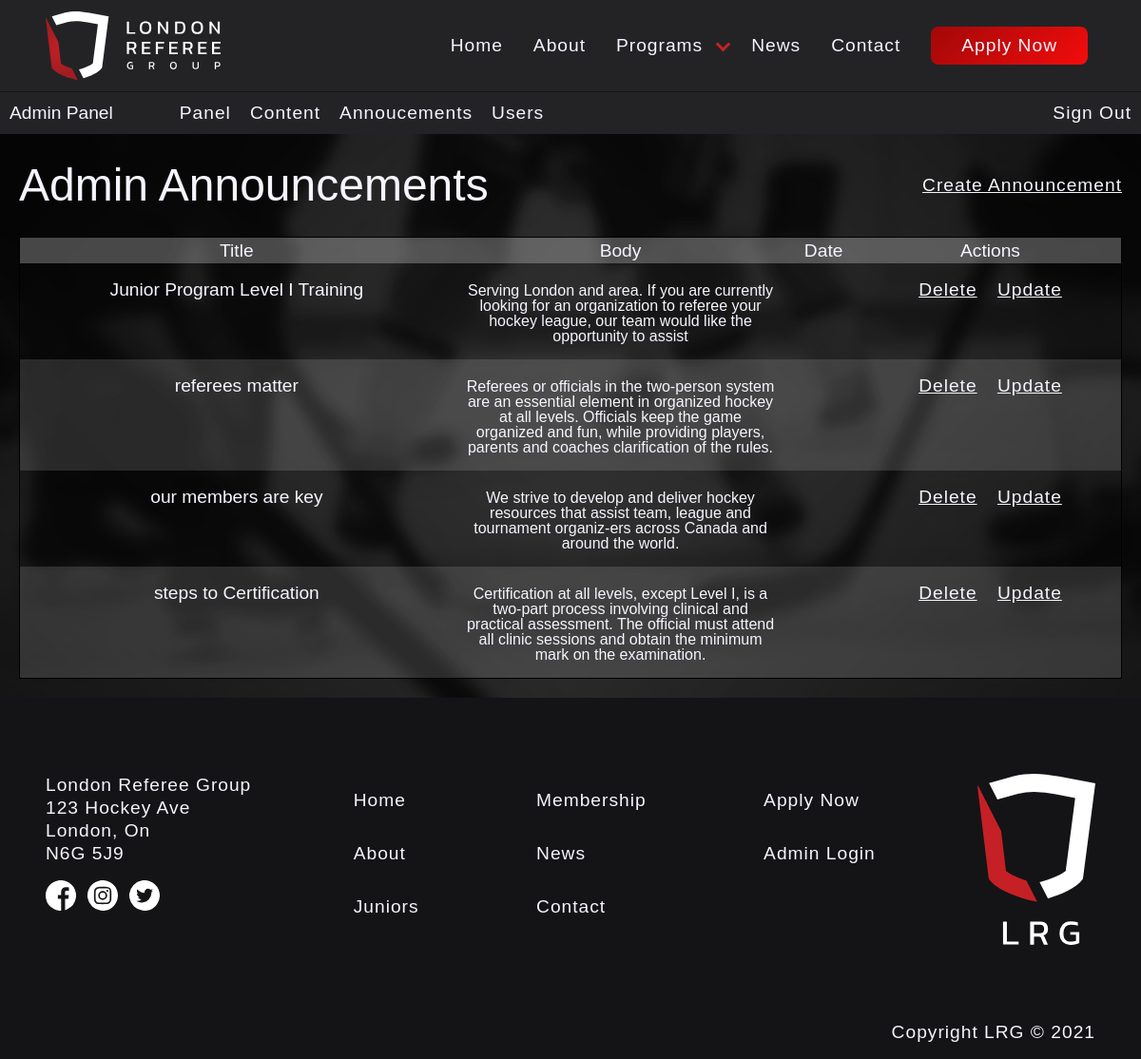
The page /admin/announcements/admin_announcements.php (signed in) on the database its author committed.
### tables this page shows
CREATE TABLE IF NOT EXISTS `tbl_announcements` (
  `id` int(11) NOT NULL AUTO_INCREMENT,
  `title` varchar(150) NOT NULL,
  `body` text NOT NULL,
  `date` varchar(50) NOT NULL,
  PRIMARY KEY (`id`)
);

### admin/scripts/annoucements.php (called while the page is built, shortened)
<?php
function getAnnoucements(&$annoucements) {
  $pdo = Database::getInstance()->getConnection();
    $annoucements_query = 'SELECT * FROM tbl_announcements';
    $annoucements_set = $pdo->query($annoucements_query);
    $annoucements = $annoucements_set->fetchAll(PDO::FETCH_ASSOC);
    return;
}

### admin/announcements/admin_announcements.php (the view, shortened to what this page needs)
<?php
require_once '../../load.php';
$message = getAnnoucements($annoucements);
?>
<!DOCTYPE html>
<html lang="en">
<head>
  <link rel="stylesheet" href="../../css/style.css">
</head>
<body>
  <header>
    <?php include_once '../../includes/nav.php' ?>
    <?php include_once '../templates/admin_header.php' ?>
  </header>
  <main>
    <div class="admin-page">
      <div class="sub-nav">
        <h1>Admin Announcements</h1>
        <a href="admin_createannouncement.php" class="link">Create Announcement</a>
      </div>
      <table>
        <tr>
          <th>Title</th>
          <th>Body</th>
          <th>Date</th>
          <th>Actions</th>
        </tr>
      <?php foreach ($annoucements as $post):?>
          <tr>
            <td><?php echo $post['title']; ?></td>
            <td class="td_mw"><?php echo $post['body']; ?></td>
            <td><?php echo $post['date']; ?></td>
            <td>
              <a href="admin_updateannouncement.php?id=<?php echo $post['id']; ?>&type=delete">Delete</a>
              <a href="admin_updateannouncement.php?id=<?php echo $post['id']; ?>&type=update">Update</a>
            </td>
          </tr>
        <?php endforeach?>
      </table>
    </div>
  </main>
  <?php include_once '../../includes/footer.php' ?>
</body>
</html>

### css/style.css (style rules this page uses)
html,body,div,span,applet,object,iframe,h1,h2,h3,h4,h5,h6,p,blockquote,pre,a,abbr,acronym,address,big,cite,code,del,dfn,em,img,ins,kbd,q,s,samp,small,strike,strong,sub,sup,tt,var,b,u,i,center,dl,dt,dd,ol,ul,li,fieldset,form,label,legend,table,caption,tbody,tfoot,thead,tr,th,td,article,aside,canvas,details,embed,figure,figcaption,footer,header,hgroup,menu,nav,output,ruby,section,summary,time,mark,audio,video { margin:0;padding:0;border:0;font-size:100%;font:inherit;vertical-align:baseline }
article,aside,details,figcaption,figure,footer,header,hgroup,menu,nav,section { display:block }
body { line-height:1 }
a { text-decoration:none }
table { border-collapse:collapse;border-spacing:0 }
body { margin:0;padding:0;max-width:2000px;min-width:325px }
main { width:100% }
p,a { font-style:normal;color:#f5f5ff;font-size:1.2rem;font-family:"cabin",Helvetica,Arial,sans-serif;line-height:1.5rem;letter-spacing:1px }
.admin-page { padding:20px;min-width:none;background-image:url("../images/ref_banner.jpg");color:#f5f5ff;min-height:calc(100vh - 29.7rem);background-position:center;background-size:cover;font-size:1.2rem;font-family:"cabin",Helvetica,Arial,sans-serif }
.admin-page a { text-decoration:underline }
.admin-page h1 { margin:10px 0 10px 0;font-size:3rem;font-family:"cabin",Helvetica,Arial,sans-serif }
.admin-page table { width:100%;margin-top:20px;border:1px solid #000 }
.admin-page th { background-color:rgba(199,199,199,.2);padding:4px }
.admin-page td { padding:1rem .8rem;text-align:center }
.admin-page td a { margin-right:1rem }
.admin-page td a:last-of-type { margin-right:0 }
.admin-page .td_mw { max-width:200px;font-size:1rem }
.admin-page tr:nth-of-type(2n + 1) { background-color:rgba(242,242,242,.14) }
.sub-nav { display:flex;justify-content:flex-start;flex-direction:row;align-items:center }
.sub-nav .link { margin-left:auto }

### rows shown on the page
tbl_announcements: title "Junior Program Level I Training", body "Serving London and area. If you are currently looking for an organization to referee your hockey league, our team would like the opportunity to assist"
tbl_announcements: title "referees matter", body "Referees or officials in the two-person system are an essential element in organized hockey at all levels. Officials keep the game organized and fun, while providing players, parents and coaches clarification of the rules."
tbl_announcements: title "our members are key", body "We strive to develop and deliver hockey resources that assist team, league and tournament organiz-ers across Canada and around the world."
tbl_announcements: title "steps to Certification", body "Certification at all levels, except Level I, is a two-part process involving clinical and practical assessment. The official must attend all clinic sessions and obtain the minimum mark on the examination."
